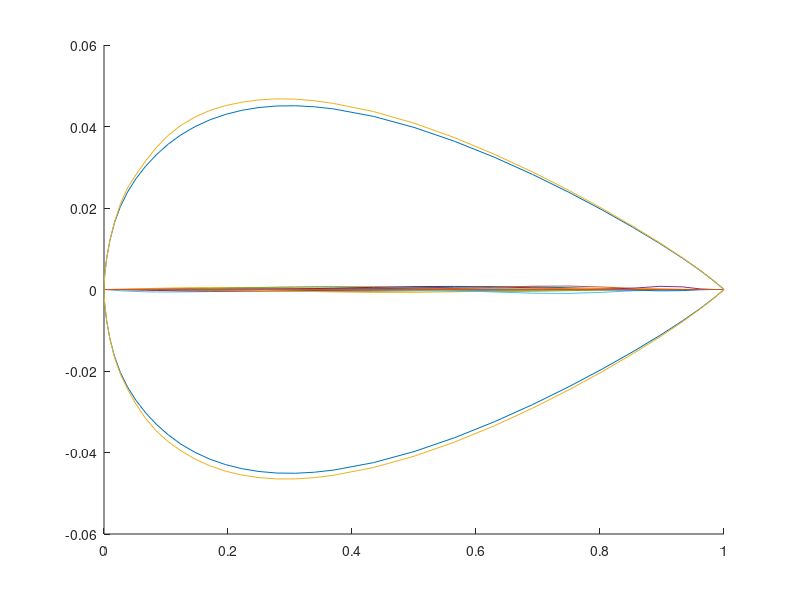

MATLAB code for this plot:
% perfil inicial
perfil=importdata('naca0009.txt', ' ');
x=perfil(:,1);
y=perfil(:,2);
extra = perfil(1:fix(length(perfil)/2),:);
intra = perfil(fix(length(perfil)/2)+1:length(perfil),:);
 
figure()
hold on
plot (x,y)


% a's iniciais
t1s = linspace(0.1,0.9999999,11);
t2 = 5;
as1 = rand(11,1)/1000;
as2 = -rand(11,1)/1000;
x_ = flip(extra(:,1));
%figure
for cnt = 1:length(t1s)
    t1 = t1s(cnt);
    a1 = as1(cnt);
    %x_ = flip(extra(:,1));
    %y_ = x_;
    y_ = a1 * sin(pi*x_.^(log(0.5)/log(t1))).^t2;
    plot(x_,y_)
    hold on
    extra(:,2) = extra(:,2) + y_;
end
x_ = flip(intra(:,1));
for cnt = 1:length(t1s)
    t1 = t1s(cnt);
    a2 = as2(cnt);
    %x_ = flip(extra(:,1));
    %y_ = x_;
    y_ = a2 * sin(pi*x_.^(log(0.5)/log(t1))).^t2;
    plot(x_,y_)
    hold on
    intra(:,2) = intra(:,2) + y_;
end
perfil_ = [extra ; intra];
x=perfil_(:,1);
y=perfil_(:,2);
plot (x,y)

